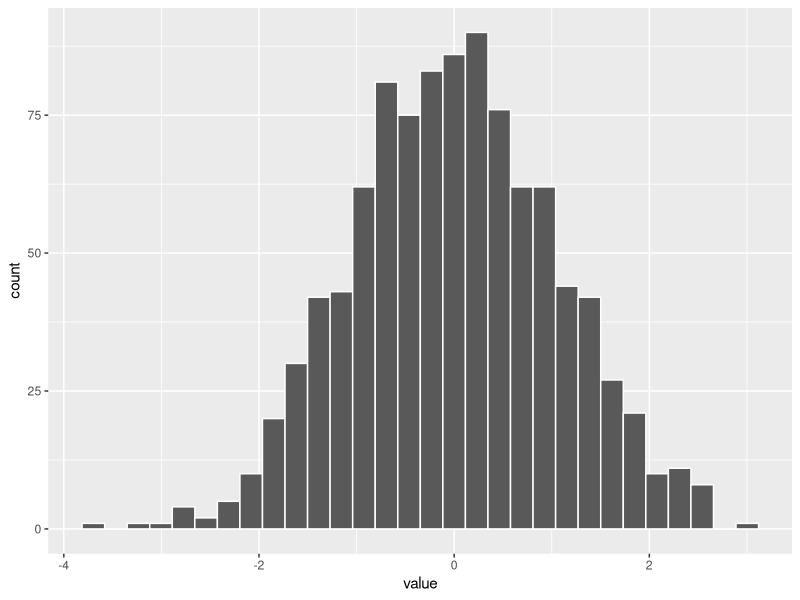
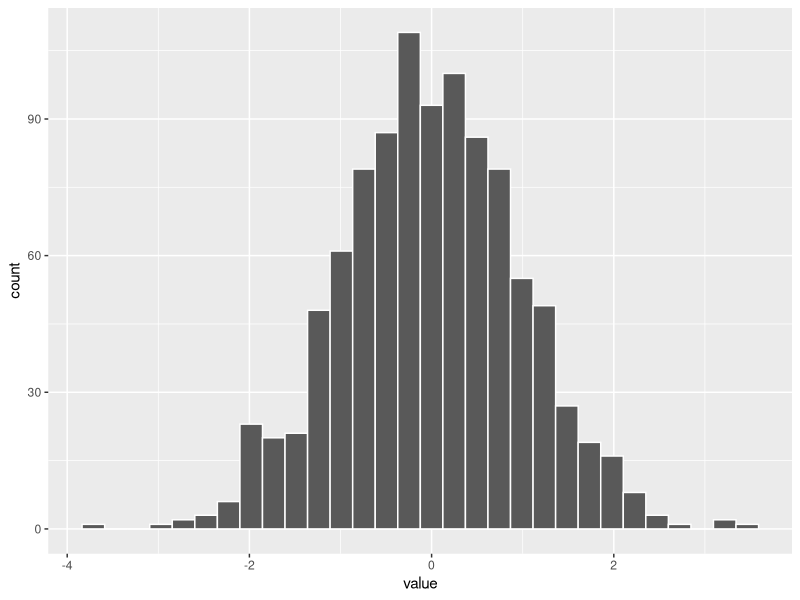

Generate these figures, in order, with R:
## ---- chunk 1
knitr::opts_chunk$set(echo = TRUE)
## ---- chunk 2
library(tidyverse)
## ---- chunk 3
mi_tabla=tribble(
  ~Edad, ~Genero, ~Pueblo_nacido,~Nueva_variable,
  23, "F", "Caguas", 1, 
  190, "M", "San Juan", 2
)
mi_tabla
## ---- chunk 4
x=as_tibble(rnorm(1000, 0,1)) # Creamos un conjunto de datos
x

ggplot(x, aes(value))+
  geom_histogram(colour="white")

## ---- chunk 5
x=as_tibble(rnorm(1000, 0,1)) # Creamos un conjunto de datos
x

ggplot(x, aes(value))+
  geom_histogram(colour="white")

